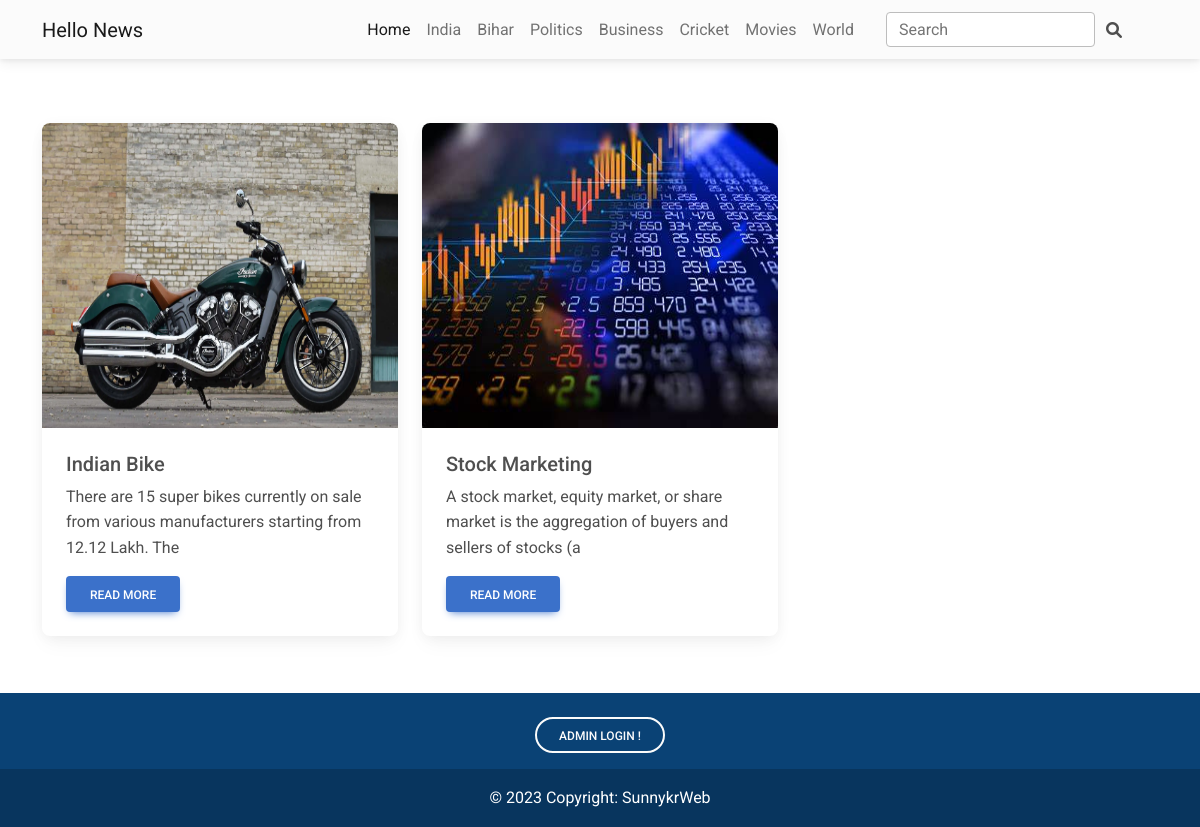
/india.php, run on the app's committed database.
### tables this page shows
CREATE TABLE `add_post` (
  `s_no` int(255) NOT NULL,
  `post_title` varchar(255) NOT NULL,
  `post_category` varchar(255) NOT NULL,
  `post_subcategory` varchar(255) NOT NULL,
  `post_image` varchar(255) NOT NULL,
  `post_descrition` longblob NOT NULL,
  `posting_date` timestamp NOT NULL DEFAULT current_timestamp() ON UPDATE current_timestamp()
);

### india.php (the view, shortened to what this page needs)
<!DOCTYPE html>
<html lang="en">
<head>
    <link
       href="https://cdnjs.cloudflare.com/ajax/libs/font-awesome/6.0.0/css/all.min.css"
       rel="stylesheet"
     />
     <link
       href="https://cdnjs.cloudflare.com/ajax/libs/mdb-ui-kit/6.3.0/mdb.min.css"
       rel="stylesheet"
     />
</head>
<body>
    <?php
        include('Navbar.php');
    ?>
<div class="container ">
    <div class="row mt-5">
    <?php
     include('db/database.php');
     $select="Select * from  add_post order by posting_date desc";
     $select_query=mysqli_query($con,$select);
     while($row=mysqli_fetch_assoc($select_query))
     {
        $new_title=$row['post_title'];
        $post_category=$row['post_category'];
        $post_description=$row['post_descrition'];
        $post_image=$row['post_image'];
      if($post_category=="india" || $post_category=="India" )
      {
    ?>
          <div class="col-md-4 col-12 my-md-0 my-1">
                <div class="card my-3" style="width:100%;height:90%;">
                  <div class="bg-image hover-overlay ripple" data-mdb-ripple-color="light" style="width:100%;height:330px;">
                    <img src='<?php echo $post_image; ?>'  alt='photo' class="img-fluid w-100 h-100" />
                  </div>
                  <div class="card-body">
                    <h5 class="card-title"><?php echo $new_title;  ?></h5>
                    <p class="card-text"><?php echo substr($post_description,0,100)  ?></p>
                    <form action="posted_news.php" method="GET">
                    <button type="submit" class="btn btn-primary" >Read more</button>
                     </form>
                  </div>
                </div>
            </div>
      <?php
             }
         }
        ?>
    </div>
  </div>
  <?php
                include('./footer.php');
    ?>
</body>
</html>

### data on the page
add_post: post_image (picture), post_title "Indian Bike", post_descrition "There are 15 super bikes currently on sale from various manufacturers starting from 12.12 Lakh. The"
add_post: post_image (picture), post_title "Stock Marketing", post_descrition "A stock market, equity market, or share market is the aggregation of buyers and sellers of stocks (a"
